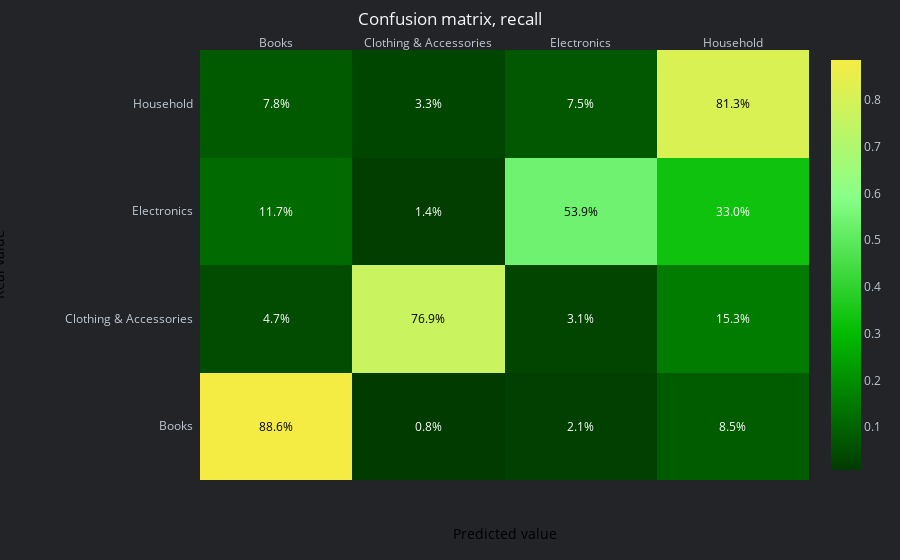

Write notebook code for a chart like this one.
### Code cell
vis.draw_confusion_matrix(
    y_test_baseline,
    lr.predict(x_test_baseline),
    lr.classes_,
    label="recall",
    normalize="true",
    is_hn_style=True
)

### Figure 1 — Plotly figure (JSON) as saved in the notebook; plotly's stock layout.template omitted (floating-point values rounded to 4 significant figures)
{"data": [{"colorscale": [[0, "#013b00"], [0.3333, "#02bb00"], [0.6667, "#88ff88"], [1, "#f5ec43"]], "reversescale": false, "showscale": true, "type": "heatmap", "x": ["Books", "Clothing & Accessories", "Electronics", "Household"], "y": ["Books", "Clothing & Accessories", "Electronics", "Household"], "z": [[0.8859, 0.008377, 0.02094, 0.08482], [0.04651, 0.7686, 0.0314, 0.1535], [0.1169, 0.01429, 0.539, 0.3299], [0.07823, 0.03344, 0.07508, 0.8132]]}], "layout": {"annotations": [{"font": {"color": "#000000"}, "showarrow": false, "text": "88.6%", "x": "Books", "xref": "x", "y": "Books", "yref": "y"}, {"font": {"color": "#FFFFFF"}, "showarrow": false, "text": "0.8%", "x": "Clothing & Accessories", "xref": "x", "y": "Books", "yref": "y"}, {"font": {"color": "#FFFFFF"}, "showarrow": false, "text": "2.1%", "x": "Electronics", "xref": "x", "y": "Books", "yref": "y"}, {"font": {"color": "#FFFFFF"}, "showarrow": false, "text": "8.5%", "x": "Household", "xref": "x", "y": "Books", "yref": "y"}, {"font": {"color": "#FFFFFF"}, "showarrow": false, "text": "4.7%", "x": "Books", "xref": "x", "y": "Clothing & Accessories", "yref": "y"}, {"font": {"color": "#000000"}, "showarrow": false, "text": "76.9%", "x": "Clothing & Accessories", "xref": "x", "y": "Clothing & Accessories", "yref": "y"}, {"font": {"color": "#FFFFFF"}, "showarrow": false, "text": "3.1%", "x": "Electronics", "xref": "x", "y": "Clothing & Accessories", "yref": "y"}, {"font": {"color": "#FFFFFF"}, "showarrow": false, "text": "15.3%", "x": "Household", "xref": "x", "y": "Clothing & Accessories", "yref": "y"}, {"font": {"color": "#FFFFFF"}, "showarrow": false, "text": "11.7%", "x": "Books", "xref": "x", "y": "Electronics", "yref": "y"}, {"font": {"color": "#FFFFFF"}, "showarrow": false, "text": "1.4%", "x": "Clothing & Accessories", "xref": "x", "y": "Electronics", "yref": "y"}, {"font": {"color": "#000000"}, "showarrow": false, "text": "53.9%", "x": "Electronics", "xref": "x", "y": "Electronics", "yref": "y"}, {"font": {"color": "#FFFFFF"}, "showarrow": false, "text": "33.0%", "x": "Household", "xref": "x", "y": "Electronics", "yref": "y"}, {"font": {"color": "#FFFFFF"}, "showarrow": false, "text": "7.8%", "x": "Books", "xref": "x", "y": "Household", "yref": "y"}, {"font": {"color": "#FFFFFF"}, "showarrow": false, "text": "3.3%", "x": "Clothing & Accessories", "xref": "x", "y": "Household", "yref": "y"}, {"font": {"color": "#FFFFFF"}, "showarrow": false, "text": "7.5%", "x": "Electronics", "xref": "x", "y": "Household", "yref": "y"}, {"font": {"color": "#000000"}, "showarrow": false, "text": "81.3%", "x": "Household", "xref": "x", "y": "Household", "yref": "y"}, {"font": {"color": "black", "size": 14}, "showarrow": false, "text": "Predicted value", "x": 0.5, "xref": "paper", "y": -0.15, "yref": "paper"}, {"font": {"color": "black", "size": 14}, "showarrow": false, "text": "Real value", "textangle": -90, "x": -0.35, "xref": "paper", "y": 0.5, "yref": "paper"}], "font": {"color": "#c1cad4"}, "margin": {"l": 200, "t": 50}, "paper_bgcolor": "#222428", "plot_bgcolor": "#222428", "title": {"font": {"color": "#f6f7f9"}, "text": "Confusion matrix, recall", "x": 0.5}, "xaxis": {"dtick": 1, "gridcolor": "rgb(0, 0, 0)", "showgrid": false, "side": "top", "ticks": ""}, "yaxis": {"dtick": 1, "showgrid": false, "ticks": "", "ticksuffix": "  "}}}
